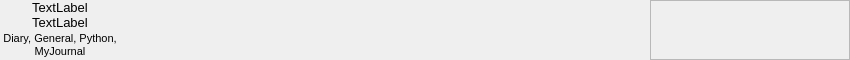
<?xml version="1.0" encoding="UTF-8"?>
<ui version="4.0">
 <class>Frame</class>
 <widget class="QFrame" name="Frame">
  <property name="geometry">
   <rect>
    <x>0</x>
    <y>0</y>
    <width>850</width>
    <height>60</height>
   </rect>
  </property>
  <property name="windowTitle">
   <string>Frame</string>
  </property>
  <widget class="QLabel" name="lbl_day">
   <property name="geometry">
    <rect>
     <x>0</x>
     <y>0</y>
     <width>120</width>
     <height>15</height>
    </rect>
   </property>
   <property name="font">
    <font>
     <pointsize>10</pointsize>
    </font>
   </property>
   <property name="text">
    <string>TextLabel</string>
   </property>
   <property name="alignment">
    <set>Qt::AlignCenter</set>
   </property>
  </widget>
  <widget class="QLabel" name="lbl_date">
   <property name="geometry">
    <rect>
     <x>0</x>
     <y>15</y>
     <width>120</width>
     <height>15</height>
    </rect>
   </property>
   <property name="font">
    <font>
     <pointsize>10</pointsize>
    </font>
   </property>
   <property name="text">
    <string>TextLabel</string>
   </property>
   <property name="alignment">
    <set>Qt::AlignCenter</set>
   </property>
  </widget>
  <widget class="QLabel" name="lbl_tag">
   <property name="geometry">
    <rect>
     <x>0</x>
     <y>30</y>
     <width>120</width>
     <height>30</height>
    </rect>
   </property>
   <property name="font">
    <font>
     <pointsize>8</pointsize>
    </font>
   </property>
   <property name="text">
    <string>Diary, General, Python, MyJournal</string>
   </property>
   <property name="alignment">
    <set>Qt::AlignCenter</set>
   </property>
   <property name="wordWrap">
    <bool>true</bool>
   </property>
  </widget>
  <widget class="QScrollArea" name="area">
   <property name="geometry">
    <rect>
     <x>650</x>
     <y>0</y>
     <width>200</width>
     <height>60</height>
    </rect>
   </property>
   <property name="widgetResizable">
    <bool>true</bool>
   </property>
   <widget class="QWidget" name="scrollAreaWidgetContents">
    <property name="geometry">
     <rect>
      <x>0</x>
      <y>0</y>
      <width>198</width>
      <height>58</height>
     </rect>
    </property>
   </widget>
  </widget>
 </widget>
 <resources/>
 <connections/>
</ui>
